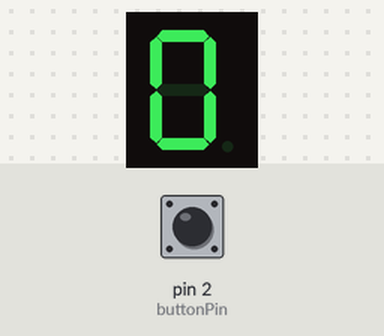
A sketch run on a simulated Arduino Uno, built with avr-gcc and run on an emulated ATmega328P. Parts: 1-digit seven-segment display. Wiring (inferred from the names in the program): 1-digit 7-segment display, segments lit when HIGH: segments pin 5, pin 6, pin 7, pin 8, pin 9, pin 10, pin 11. The test bench sets the inputs (shaded band); at power-on: pin 2 (buttonPin) HIGH. The segment pins are drawn as the display they are named for.

Above: at 0.1 s.
At 1.1 s:
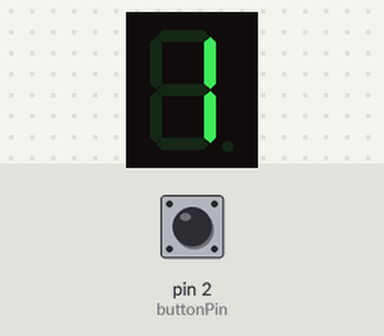
At 2.1 s:
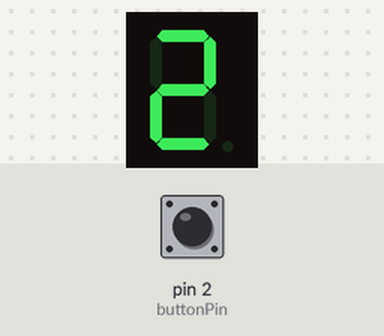
At 4.1 s:
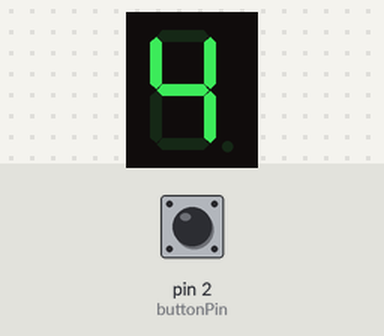
At 6.1 s:
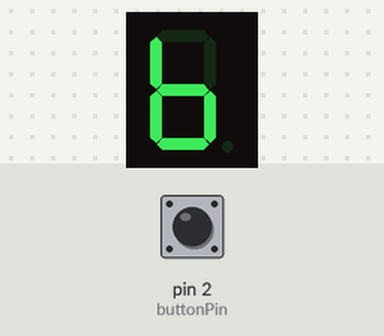
At 9.1 s:
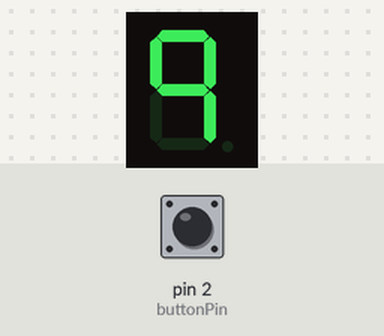

Measured:
- by itself, everything shown: repeats every 10.0 s, in 10 steps
- what the display in image 1 shows lasts 1.0 s, from 1.0 s to 2.0 s

The sketch:

3_LED_DE_7_SEGMENTS.ino
```cpp
int run;
int buttonPin;
int INPUT_PULLPUP;

const byte segA = 5;          // donar nom al pin 5 de l’Arduino
const byte segB = 6;
const byte segC = 7;
const byte segD = 8;
const byte segE = 9;
const byte segF = 10;
const byte segG = 11;


//********** Setup ****************************************************************
void setup()
{
  pinMode(segA, OUTPUT);
  pinMode(segB, OUTPUT);
  pinMode(segC, OUTPUT);
  pinMode(segD, OUTPUT);
  pinMode(segE, OUTPUT);
  pinMode(segF, OUTPUT);
  pinMode(segG, OUTPUT);

  run = 0;
  buttonPin = 2;

  pinMode(buttonPin, INPUT_PULLPUP);
}

//********** Loop *****************************************************************
void loop(){

  if(digitalRead(buttonPin) == LOW);
   {
    if(run == 0)
    {
      run = 255;
    }
    else
    {
      run = 0;
    }
   }
   if(run > 0);
  {
  digitalWrite(segA, HIGH);
  digitalWrite(segB, HIGH);
  digitalWrite(segC, HIGH);
  digitalWrite(segD, HIGH);
  digitalWrite(segE, HIGH);
  digitalWrite(segF, HIGH);
  digitalWrite(segG, LOW);

  delay (1000);

  digitalWrite(segA, LOW);
  digitalWrite(segB, HIGH);
  digitalWrite(segC, HIGH);
  digitalWrite(segD, LOW);
  digitalWrite(segE, LOW);
  digitalWrite(segF, LOW);
  digitalWrite(segG, LOW);

  delay (1000);

  digitalWrite(segA, HIGH);
  digitalWrite(segB, HIGH);
  digitalWrite(segC, LOW);
  digitalWrite(segD, HIGH);
  digitalWrite(segE, HIGH);
  digitalWrite(segF, LOW);
  digitalWrite(segG, HIGH);

  delay (1000);

  digitalWrite(segA, HIGH);
  digitalWrite(segB, HIGH);
  digitalWrite(segC, HIGH);
  digitalWrite(segD, HIGH);
  digitalWrite(segE, LOW);
  digitalWrite(segF, LOW);
  digitalWrite(segG, HIGH);

  delay (1000);

  digitalWrite(segA, LOW);
  digitalWrite(segB, HIGH);
  digitalWrite(segC, HIGH);
  digitalWrite(segD, LOW);
  digitalWrite(segE, LOW);
  digitalWrite(segF, HIGH);
  digitalWrite(segG, HIGH);

  delay (1000);

  digitalWrite(segA, HIGH);
  digitalWrite(segB, LOW);
  digitalWrite(segC, HIGH);
  digitalWrite(segD, HIGH);
  digitalWrite(segE, LOW);
  digitalWrite(segF, HIGH);
  digitalWrite(segG, HIGH);

  delay (1000);

  digitalWrite(segA, LOW);
  digitalWrite(segB, LOW);
  digitalWrite(segC, HIGH);
  digitalWrite(segD, HIGH);
  digitalWrite(segE, HIGH);
  digitalWrite(segF, HIGH);
  digitalWrite(segG, HIGH);

  delay (1000);

  digitalWrite(segA, HIGH);
  digitalWrite(segB, HIGH);
  digitalWrite(segC, HIGH);
  digitalWrite(segD, LOW);
  digitalWrite(segE, LOW);
  digitalWrite(segF, LOW);
  digitalWrite(segG, LOW);

  delay (1000);

  digitalWrite(segA, HIGH);
  digitalWrite(segB, HIGH);
  digitalWrite(segC, HIGH);
  digitalWrite(segD, HIGH);
  digitalWrite(segE, HIGH);
  digitalWrite(segF, HIGH);
  digitalWrite(segG, HIGH);

  delay (1000);

  digitalWrite(segA, HIGH);
  digitalWrite(segB, HIGH);
  digitalWrite(segC, HIGH);
  digitalWrite(segD, LOW);
  digitalWrite(segE, LOW);
  digitalWrite(segF, HIGH);
  digitalWrite(segG, HIGH);

  delay (1000);
  }
}
```
